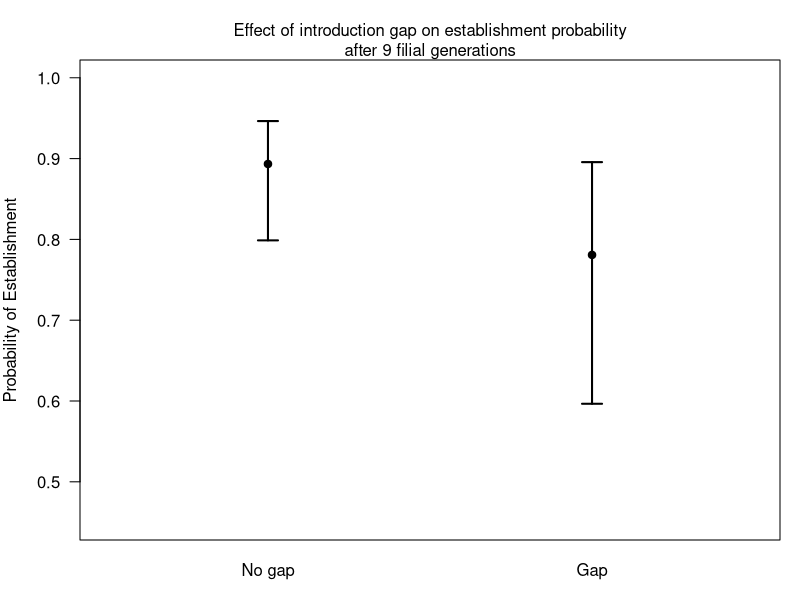

The R script that drew this image: (Note: this script raises an error after producing the figure.)
#### Title: Extinction probability analysis ####
###
### Author: Michael Koontz
### Email: mikoontz@gmail.com
###
### Date Created: 20150502
### Penultimate Updated: 20160124 (Changed frame of reference from extinction to establishment)
### Last Updated: 20161120
###
#### Purpose: Use tidy extinction data to assess the probability of extinction depending on different covariates. ####
###
### There are 5 different analysis presented here. 

### The first uses generation 9 (the end of the experiment) as the fixed point where we assess whether or not a population has established.

### The second analysis uses generation 6 as the fixed point where we assess whether or not a population has established. Generation 6 is after all introductions have completed, but before we see the rapid decline in population abundance that may indicate an additional biological process is at work.

### The third analysis uses all generations after introductions are complete (5 through 9) and includes a random effect of population ID to account for the repeated measures. This analysis was halted early on due to an inability to fit the models to the data.

### The fourth analysis uses generation 5 as the fixed point where we assess whether or not a population has established. Generation 5 is the first generation after all introductions have completed for all populations.

### The fifth analysis uses a relative timepoint to measure extant/extinct. Here, we assess establishment 5 generations after the final introduction event for each introduction regime. Since the 20x1 introduction regime took 1 generation to implement (new individuals to a patch in generation P), we look at generation 5 (F5) for establishment. Since the 4x5 introduction regime took 5 generations to implement (new individuals to a patch in generations P, F1, F2, F3, F4), we look at generation 9 (F9) for establishment. This analysis preempts the counterargument that the fewer, larger introductions had more time to go extinct, thus we see they have a lower estimated establishment probability at any given absolute time point.

#### Load libraries, read data, and set it up for analysis ####
# Clear environment if necessary
# rm(list=ls())

library(lme4)
library(lsmeans)
library(multcompView)
library(tidyr)

b <- read.csv("data/clean-establishment-data.csv")
b$number <- as.factor(b$number)
b$block <- as.factor(b$block)
b$gap <- as.factor(b$gap)


##### Analysis 1: Extant/extinct assessment at generation 9 #####

#### Analysis 1: Assessing effect of the introduction gap ####

# Subset data to represent the only blocks and introduction treatments that COULD have experienced introduction gaps
gap.potential <- subset(b, subset=(block!=3)&(number%in%c(2,4)))

# We use a simple random effects structure here, because there is far less data in this subsetted dataset. Use extant assessment at generation 10 (9 full censuses after initial introduction).
m1 <- glmer(extant_5_after ~ number*environment*gap + (1 | block), data=gap.potential, family=binomial, control=glmerControl(optimizer="bobyqa"))

# Update the model fit to remove the 3-way interaction
m2 <- update(m1, formula= .~. - number:environment:gap)

anova(m1,m2) # LRT suggests model with 3-way interaction is not more likely than model with additive effect of gap. Drop 3-way interaction with gap.

m3 <- update(m2, formula= .~. -gap:environment)

anova(m2, m3) # LRT suggests model with interaction between gap and environment is not more likely than model without, so we drop the gap:environment interaction.

m4 <- update(m3, formula= .~. -gap:number)

anova(m3, m4) # LRT suggests model with interaction between gap and propagule number is not more likely than model without, so we drop the gap:number interaction.

m5 <- update(m4, formula= .~. -gap)

anova(m4, m5) # LRT suggests that the model with an additive effect of gap is NOT more likely than the model without, so we drop the effect of gap. Note this is DIFFERENT than the analysis where extant/extinct is assessed relative to when introductions finish.

#--------------------
#### Analysis 1: Plot effect (if any) of introduction gap ####
# Quick plot to show marginal effect of introduction gap (very overlapping CIs when looking at generation 9)
#--------------------
# Recall that plogis() has the effect of being an inverse logit function and qlogis() has the effect of being a logit function.

ls <- summary(lsmeans::lsmeans(m4, pairwise ~ as.factor(gap), adjust="none")$lsmeans)

cont <- lsmeans::lsmeans(m4, pairwise ~ as.factor(gap), adjust="none")$contrasts
cont.mu <- plogis(summary(cont)$estimate)
cont.SE <- c(plogis(summary(cont)$estimate - summary(cont)$SE), plogis(summary(cont)$estimate + summary(cont)$SE))
cont.SE

mu <- plogis(ls$lsmean)
CI <- rbind(plogis(ls$asymp.LCL), plogis(ls$asymp.UCL))

# pdf("Clean Plots/introduction gap effect.pdf", height=3.75, width=3.75)
par(mar=c(3,4,3,1))
plot(x=c(1,2), y=mu, ylim=c(0.45, 1), xlim=c(0.5,2.5), las=1, pch=19, xaxt="n", xlab=NA, ylab="Probability of Establishment")
axis(side=1, at=c(1,2), labels=c("No gap", "Gap"), tick=FALSE)
arrows(x0=c(1,2), y0=CI[1,], y1=CI[2,], code=3, length=0.1, angle=90, lwd=2)
# dev.off()

mtext(side=3, text="Effect of introduction gap on establishment probability\nafter 9 filial generations")

#-----------------------
# No need to trim the data to exclude those populations that experienced an introduction gap.
#-----------------------

# Subset to remove populations with an introduction gap
b.trim <- b

#-------------------
#### Analysis 1: Determining the random effects structure ####
### Test whether there are interactions between the covariates and the random effect of block
#-------------------

# The 'keep it maximal' random effects structure; Possibly too many parameters to justify this approach.
m5a <- glmer(extant_5_after ~ number*environment + (number*environment | block), data=b.trim, family=binomial, control=glmerControl(optimizer="bobyqa"))

m5b <- update(m5a, formula= .~ number*environment + (number + environment | block))

anova(m5a, m5b) # Doesn't appear to be a three way interaction bw number, environment, and block.

m5c <- update(m5b, formula= . ~ number*environment + (number | block))

anova(m5b, m5c) # No interaction between block and environment

m5d <- update(m5c, formula= . ~ number*environment + (environment | block))

anova(m5c, m5d) # No interaction between block and number

# There appear to be no interactions between block and the fixed covariates, so we use a simple random intercept structure for the random effect of temporal block.

#----------------
#### Analysis 1: Influence of fixed effects ####
#----------------

# Use LRT tests to guide interpretation, but all fixed effects will remain in the model in the end
m6 <- glmer(extant_5_after ~ number*environment + (1 | block), data=b.trim, family=binomial, control=glmerControl(optimizer="bobyqa"))

m7 <- update(m6, formula= .~. - number:environment)

anova(m6, m7) # Doesn't appear to be an interaction between propagule number and environmental stability

m8 <- update(m7, formula= .~. -environment)

anova(m7, m8) # Environment doesn't seem to affect extinction probability

m9 <- update(m8, formula= .~. -number)

anova(m8, m9) # Propagule number seems to be very important for extinction probability

# The final model which includes all fixed effects and uses the trimmed dataset without populations that experienced a gap in the introduction period
final <- m6
#### Analysis 1: Interpretation and contrasts ####

results <- lsmeans::lsmeans(final, pairwise ~ number, adjust="none")
results
posthoc <- summary(results$lsmeans)

sig_letters <- lsmeans::cld(results, Letters = letters)$.group[order(cld(results)$number)]
xvals <- 1:length(posthoc$lsmean)
min_y <- min(plogis(posthoc$asymp.LCL))

plot(x = xvals, y=plogis(posthoc$lsmean), 
     ylim=c(min_y, 1.0), 
     xlim = range(xvals) + c(-0.5, 0.5), 
     las=1, 
     pch=19, 
     xaxt="n", 
     xlab="Introduction regime", 
     ylab="Establishment probability", 
     col=cols, 
     bty="L")

# cols <- c("dodgerblue", "brown1", "gold", "green")
cols <- "black"

axis(side=1, 
     at = xvals, 
     labels = c("20x1","10x2","5x4","4x5"), 
     tick = FALSE)

arrows(x0 = xvals, 
       y0 = plogis(posthoc$asymp.LCL), 
       y1 = plogis(posthoc$asymp.UCL), 
       code = 3, 
       length = 0.1, 
       angle = 90, 
       lwd = 2,
       col = cols)

text(x = 1:4, y = 1.02, labels = sig_letters)

mtext(side=3, 
      text="Effect of propagule number on extinction probability\nafter 9 filial generations", 
      line = 2)
#### Analysis 1: Effect of temporary extinctions ####

bb <- subset(b.trim, subset=number %in% c(2,4,5))
bb$temp <- ifelse(bb$temp.extinctions > 0, yes=TRUE, no=FALSE)
bb$temp <- as.factor(bb$temp)

(nrow(b.trim) - sum(b.trim$extant9)) / nrow(b.trim)
# Total extinct through 9 generations: 150/917 = 0.164
(nrow(b.trim) - sum(b.trim$extant_5_after)) / nrow(b.trim)
# Total extinct 5 generations after final intro: 108/917 = 0.1178

sum(b.trim$temp.extinctions > 0) / nrow(bb)
# Temporary extinction before new introduction: 115/677 = 0.1699
sum(b.trim$temp.extinctions > 1) / nrow(bb)
# Temporarily extinct twice before new introduction: 13/677 = 0.0192
sum(b.trim$temp.extinctions > 2) / nrow(bb)
# Temporarily extinct thrice before new introduction: 1/677 = 0.00148

# Proportion extant at end of experiment
aggregate(extant_5_after ~ temp + number, FUN=mean, data=bb) 
aggregate(loss ~ number, FUN=mean, data=bb)
aggregate(temp.extinctions ~ number, FUN=sum, data=bb)

tempA <- glmer(extant9 ~ number*environment + temp + (1 | block), data=bb, family=binomial, control=glmerControl(optimizer="bobyqa"))

reducedModel <- glmer(extant9 ~ number*environment + (1 | block), data=bb, family=binomial, control=glmerControl(optimizer="bobyqa"))

anova(tempA, reducedModel) # Significant effect of temporary extinction versus not

lossA <- glmer(extant9 ~ number*environment + loss + (1 | block), data=bb, family=binomial, control=glmerControl(optimizer="bobyqa"))

anova(lossA, reducedModel) # Significant effect of AMOUNT of loss. More genetic inputs lost meant a higher extinction probability
summary(lossA) # One more potential beetle lost means a decrease in 0.11 log odds of establishment.
# plogis(0.92) # Mean probability of establishment
# plogis(0.92 - 0.11) # Approximate probability of establishment with 1 fewer individual
# plogis(0.92 - .11*5) # Approximate probability of establishment with 5 fewer individuals



##### Analysis 2: Extant/extinct assessment at generation 6 #####

#### Analysis 2: Assessing effect of the introduction gap ####
# Subset data to represent the only blocks and introduction treatments that COULD have experienced introduction gaps
gap.potential <- subset(b, subset=(block!=3)&(number%in%c(2,4)))

# We use a simple random effects structure here, because there is far less data in this subsetted dataset. Use extant assessment at generation 6.
m1 <- glmer(extant6 ~ number*environment*gap + (1 | block), data=gap.potential, family=binomial, control=glmerControl(optimizer="bobyqa"))
# Model fails to converge...

# Update the model fit to remove the 3-way interaction
m2 <- update(m1, formula= .~. - number:environment:gap)
# This model is nearly unidentifiable.

anova(m1,m2) # LRT suggests model with 3-way interaction is not more likely than model with additive effect of gap. Drop 3-way interaction with gap. Also, the previous model failed to converge so really we'll "start" with the model that doesn't have the 3-way interaction

m3 <- update(m2, formula= .~. -gap:environment)

anova(m2, m3) # LRT suggests model with interaction between gap and environment is not more likely than model without, so we drop the gap:environment interaction. Also, m2 and m3 didn't fit without a Warning about degenerate Hessians.

m4 <- update(m3, formula= .~. -gap:number) # This is the first model that fits without throwing a Warning message. Let's use this as the fullest model.

anova(m3, m4) # LRT suggests model with interaction between gap and propagule number IS more likely than the model without, so we have to deal with this.

#--------------------
#### Analysis 2: Plot effect (if any) of introduction gap ####
# Quick plot to show marginal effect of introduction gap (very overlapping CIs when looking at generation 9)
#--------------------
# Recall that plogis() has the effect of being an inverse logit function and qlogis() has the effect of being a logit function.

ls <- summary(lsmeans::lsmeans(m4, pairwise ~ as.factor(gap) + number, adjust="none")$lsmeans)

cont <- lsmeans::lsmeans(m4, pairwise ~ as.factor(gap) + number, adjust="none")$contrasts
cont.mu <- plogis(summary(cont)$estimate)
cont.SE <- c(plogis(summary(cont)$estimate - summary(cont)$SE), plogis(summary(cont)$estimate + summary(cont)$SE))
cont.SE

mu <- plogis(ls$lsmean)
CI <- rbind(plogis(ls$asymp.LCL), plogis(ls$asymp.UCL))

# pdf("Clean Plots/introduction gap effect.pdf", height=3.75, width=3.75)
par(mar=c(5,4,2,1))
plot(x=1:4, y=mu, ylim=c(0.45, 1), xlim=c(0.5,4.5), las=1, pch=19, xaxt="n", xlab=NA, ylab="Probability of Establishment")
axis(side=1, at=1:4, labels=rep(c("No gap", "Gap"), times = 2), tick=FALSE)
mtext(side = 1, at = c(1.5, 3.5), text = c("10x2", "5x4"), line = 3)

arrows(x0=1:4, y0=CI[1,], y1=CI[2,], code=3, length=0.1, angle=90, lwd=2)
# dev.off()

mtext(side=3, text="Effect of introduction gap on establishment probability\nafter 6 generations")

#-----------------------
# We need to trim the data to exclude those populations that experienced an introduction gap.
#-----------------------

# Subset to remove populations with an introduction gap
b.trim <- b[b$gap == "FALSE", ]
# dim(b.trim) # 842 populations didn't experience an introduction gap.

#-------------------
#### Analysis 2: Determining the random effects structure ####
# Test whether there are interactions between the covariates and the random effect of block
#-------------------

# The 'keep it maximal' random effects structure; Possibly too many parameters to justify this approach.
m5a <- glmer(extant6 ~ number*environment + (number*environment | block), data=b.trim, family=binomial, control=glmerControl(optimizer="bobyqa"))

m5b <- update(m5a, formula= .~ number*environment + (number + environment | block)) # This is the most complicated random effects structure we can fit.

anova(m5a, m5b) # Doesn't appear to be a three way interaction bw number, environment, and block based on LRT, but we had trouble fitting the m5a model.

m5c <- update(m5b, formula= . ~ number*environment + (number | block))

anova(m5b, m5c) # No interaction between block and environment

m5d <- update(m5c, formula= . ~ number*environment + (environment | block))

anova(m5c, m5d) # No interaction between block and number

# There appear to be no interactions between block and the fixed covariates, so we use a simple random intercept structure for the random effect of temporal block.

#----------------
#### Analysis 2: Influence of fixed effects ####

# Use LRT tests to guide interpretation, but all fixed effects will remain in the model in the end
m6 <- glmer(extant6 ~ number + environment + number:environment + (1 | block), data=b.trim, family=binomial, control=glmerControl(optimizer="bobyqa"))

m7 <- update(m6, formula= .~. - number:environment)

anova(m6, m7) # Doesn't appear to be an interaction between propagule number and environmental stability

m8 <- update(m7, formula= .~. -environment)

anova(m7, m8) # Environment doesn't seem to affect extinction probability

m9 <- update(m8, formula= .~. -number)

anova(m8, m9) # Propagule number seems to be very important for extinction probability

# The final model which includes all fixed effects and uses the trimmed dataset without populations that experienced a gap in the introduction period
final <- m6
#### Analysis 2: Interpretation and contrasts ####

results <- lsmeans::lsmeans(final, pairwise ~ number, adjust="none")
results
posthoc <- summary(results$lsmeans)

sig_letters <- lsmeans::cld(results, Letters = letters)$.group[order(cld(results)$number)]
xvals <- 1:length(posthoc$lsmean)

plot(x = xvals, y=plogis(posthoc$lsmean), 
     ylim=c(0.7, 1.0), 
     xlim = range(xvals) + c(-0.5, 0.5), 
     las=1, 
     pch=19, 
     xaxt="n", 
     xlab="Introduction regime", 
     ylab="Establishment probability", 
     col=cols, 
     bty="L")

# cols <- c("dodgerblue", "brown1", "gold", "green")
cols <- "black"

axis(side=1, 
     at = xvals, 
     labels = c("20x1","10x2","5x4","4x5"), 
     tick = FALSE)

arrows(x0 = xvals, 
       y0 = plogis(posthoc$asymp.LCL), 
       y1 = plogis(posthoc$asymp.UCL), 
       code = 3, 
       length = 0.1, 
       angle = 90, 
       lwd = 2,
       col = cols)

text(x = 1:4, y = 1.02, labels = sig_letters)

mtext(side=3, 
      text="Effect of propagule number on extinction probability\nafter 6 generations", 
      line = 2)

##### Analysis 3: Extant/extinct assessment at each generation, include generation as a fixed effect, population ID as random effect #####

#### Analysis 3: Assessing effect of the introduction gap ####
bb <- subset(b, select = c("ID", "block", "number", "environment", "gap", paste0("extant", 1:9)))

# Gather the extant/extinct assessments currently in short form across columns into a 2-column pair of keys and values.
long_b <- gather(bb, key = generation, value = extant, -c(ID, block, number, environment, gap))
# Convert the gathered "generation" column to a numeric value representing which filial generation the row refers to
long_b$generation <- as.numeric(substr(long_b$generation, start = 7, stop = nchar(long_b$generation)))

# We are only interested in generations 5 through 9, which represent time points with all introductions completed
long_b <- subset(long_b, generation >= 5)

gap.potential <- subset(long_b, subset=(block!=3)&(number%in%c(2,4)))

str(gap.potential)
fm1 <- glmer(extant ~ number * environment * generation + gap + (1 | ID) + (1 | block), data = gap.potential, family = "binomial", control=glmerControl(optimizer="bobyqa"))

fm2 <- update(fm1, . ~ . - gap)
anova(fm1, fm2) # Looks like model with gap is more likely than the model without, so we'll drop those populations that experienced an introduction gap.

b_trim <- long_b[long_b$gap == "FALSE", ]
#### Analysis 3: Determining the random effects structure ####
# Even the simplest possible model that we'd be interested in won't fit using this framework. Let's abandon it in favor of fitting models for each generation that we care about.
fm1 <- glmer(extant ~ number * environment + generation + (1 | ID) + (1 | block), data = b_trim, family = "binomial", control=glmerControl(optimizer="bobyqa"))

# What about ensuring ID is a factor?
b_trim$ID <- as.factor(b_trim$ID)
fm2 <- glmer(extant ~ number * environment + generation + (1 | ID) + (1 | block), data = b_trim, family = "binomial", control=glmerControl(optimizer="bobyqa"))
#No convergence.

# What about making generation a factor?
fm3 <- glmer(extant ~ number * environment + as.factor(generation) + (1 | ID) + (1 | block), data = b_trim, family = "binomial", control=glmerControl(optimizer="bobyqa"))
# Still no convergence.

# What kind of variation is in the data?
aggregate(extant ~ number + environment + generation, FUN = mean, data = b_trim)
# Some, but not a lot when broken down by generation like this. Perhaps that's why the model won't converge?

##### Analysis 4: Extant/extinct assessment at generation 5 #####
## This analysis may not prove useful, as no populations in the 4x5 introduction regime went extinct by this time.
#### Analysis 4: Assessing effect of the introduction gap ####
# Subset data to represent the only blocks and introduction treatments that COULD have experienced introduction gaps
gap.potential <- subset(b, subset=(block!=3)&(number%in%c(2,4)))

# We use a simple random effects structure here, because there is far less data in this subsetted dataset. Use extant assessment at generation 10 (9 full censuses after initial introduction).
m1 <- glmer(extant5 ~ number*environment*gap + (1 | block), data=gap.potential, family=binomial, control=glmerControl(optimizer="bobyqa"))

# Update the model fit to remove the 3-way interaction
m2 <- update(m1, formula= .~. - number:environment:gap)

anova(m1,m2) # LRT suggests model with 3-way interaction is not more likely than model with additive effect of gap. Also, model with 3-way interaction failed to converge. Drop 3-way interaction with gap.

m3 <- update(m2, formula= .~. -gap:environment)

anova(m2, m3) # LRT suggests model with interaction between gap and environment is not more likely than model without, so we drop the gap:environment interaction.

m4 <- update(m3, formula= .~. -gap:number)

anova(m3, m4) # LRT suggests model with interaction between gap and propagule number is not more likely than model without, so we drop the gap:number interaction.

m5 <- update(m4, formula= .~. -gap)

anova(m4, m5) # LRT suggests that the model with an additive effect of gap is NOT more likely than the model without, so we drop the effect of gap.
#### Analysis 4: Plot effect (if any) of introduction gap ####
# Quick plot to show marginal effect of introduction gap (very overlapping CIs when looking at generation 9)
#--------------------
# Recall that plogis() has the effect of being an inverse logit function and qlogis() has the effect of being a logit function.

ls <- summary(lsmeans::lsmeans(m4, pairwise ~ as.factor(gap), adjust="none")$lsmeans)

cont <- lsmeans::lsmeans(m4, pairwise ~ as.factor(gap), adjust="none")$contrasts
cont.mu <- plogis(summary(cont)$estimate)
cont.SE <- c(plogis(summary(cont)$estimate - summary(cont)$SE), plogis(summary(cont)$estimate + summary(cont)$SE))
cont.SE

mu <- plogis(ls$lsmean)
CI <- rbind(plogis(ls$asymp.LCL), plogis(ls$asymp.UCL))

# pdf("Clean Plots/introduction gap effect.pdf", height=3.75, width=3.75)
par(mar=c(5,4,2,1))
plot(x=1:2, y=mu, ylim=c(0.45, 1), xlim=c(0.5,2.5), las=1, pch=19, xaxt="n", xlab=NA, ylab="Probability of Establishment")
axis(side=1, at=1:4, labels=rep(c("No gap", "Gap"), times = 2), tick=FALSE)

arrows(x0=1:4, y0=CI[1,], y1=CI[2,], code=3, length=0.1, angle=90, lwd=2)
# dev.off()

mtext(side=3, text="Effect of introduction gap on establishment probability\nafter 5 generations")

#-----------------------
# No need to trim the data to exclude those populations that experienced an introduction gap.
#-----------------------

# Subset to remove populations with an introduction gap
b.trim <- b
#### Analysis 4: Determining the random effects structure ####
# Test whether there are interactions between the covariates and the random effect of block
#-------------------

# The 'keep it maximal' random effects structure; Possibly too many parameters to justify this approach.
m5a <- glmer(extant5 ~ number*environment + (number*environment | block), data=b.trim, family=binomial, control=glmerControl(optimizer="bobyqa")) # This model doesn't converge

m5b <- update(m5a, formula= .~ number*environment + (number + environment | block)) # This model doesn't converge

anova(m5a, m5b) # Doesn't appear to be a three way interaction bw number, environment, and block based on LRT, but we had trouble fitting the m5a model.

m5c <- update(m5b, formula= . ~ number*environment + (number | block)) # This model doesn't converge

anova(m5b, m5c) # No interaction between block and environment

m5d <- update(m5c, formula= . ~ number*environment + (environment | block)) # This is the most complicated random effects structure whose model converges

anova(m5c, m5d) # No interaction between block and number
# There appear to be no interactions between block and the fixed covariates, so we use a simple random intercept structure for the random effect of temporal block.
# m6 <- update(m5d, formula = . ~ number * environment + (1 | block))
#### Analysis 4: Influence of fixed effects ####
# Use LRT tests to guide interpretation, but all fixed effects will remain in the model in the end
m6 <- glmer(extant5 ~ number + environment + number:environment + (1 | block), data=b.trim, family=binomial, control=glmerControl(optimizer="bobyqa")) # Model fails to converge. Problem is that the 4x5 introduction regime has NO extinctions yet at generation 5

m7 <- update(m6, formula= .~. - number:environment) # Model fails to converge

anova(m6, m7) # Doesn't appear to be an interaction between propagule number and environmental stability

m8 <- update(m7, formula= .~. -environment) # This model does converge

anova(m7, m8) # Environment doesn't seem to affect extinction probability

m9 <- update(m8, formula= .~. -number) # This model also converges

anova(m8, m9) # Propagule number seems to be very important for extinction probability

# The final model which includes all fixed effects and uses the trimmed dataset without populations that experienced a gap in the introduction period. Note though that this model didn't converge.

final <- m6
#### Analysis 4: Interpretation and contrasts ####

results <- lsmeans::lsmeans(final, pairwise ~ number, adjust="none")
results
posthoc <- summary(results$lsmeans)

sig_letters <- lsmeans::cld(results, Letters = letters)$.group[order(cld(results)$number)]
xvals <- 1:length(posthoc$lsmean)
min_y <- min(plogis(posthoc$asymp.LCL))

plot(x = xvals, y=plogis(posthoc$lsmean), 
     ylim=c(min_y, 1.0), 
     xlim = range(xvals) + c(-0.5, 0.5), 
     las=1, 
     pch=19, 
     xaxt="n", 
     xlab="Introduction regime", 
     ylab="Establishment probability", 
     col=cols, 
     bty="L")

# cols <- c("dodgerblue", "brown1", "gold", "green")
cols <- "black"

axis(side=1, 
     at = xvals, 
     labels = c("20x1","10x2","5x4","4x5"), 
     tick = FALSE)

arrows(x0 = xvals, 
       y0 = plogis(posthoc$asymp.LCL), 
       y1 = plogis(posthoc$asymp.UCL), 
       code = 3, 
       length = 0.1, 
       angle = 90, 
       lwd = 2,
       col = cols)

text(x = 1:4, y = 1.02, labels = sig_letters)

mtext(side=3, 
      text="Effect of propagule number on extinction probability\nafter 5 filial generations", 
      line = 2)

##### Analysis 5: Extant/extinct assessment 5 generations after final introduction event #####

#### Analysis 5: Assessing effect of the introduction gap ####

# Subset data to represent the only blocks and introduction treatments that COULD have experienced introduction gaps
gap.potential <- subset(b, subset=(block!=3)&(number%in%c(2,4)))

# We use a simple random effects structure here, because there is far less data in this subsetted dataset. Use extant assessment at generation 10 (9 full censuses after initial introduction).

m1 <- glmer(extant_5_after ~ number*environment*gap + (1 | block), data=gap.potential, family=binomial, control=glmerControl(optimizer="bobyqa"))

# Update the model fit to remove the 3-way interaction
m2 <- update(m1, formula= .~. - number:environment:gap)

anova(m1,m2) # LRT suggests model with 3-way interaction is not more likely than model with additive effect of gap. Drop 3-way interaction with gap.

m3 <- update(m2, formula= .~. -gap:environment)

anova(m2, m3) # LRT suggests model with interaction between gap and environment is not more likely than model without, so we drop the gap:environment interaction.

m4 <- update(m3, formula= .~. -gap:number)

anova(m3, m4) # LRT suggests model with interaction between gap and propagule number is not more likely than model without, so we drop the gap:number interaction.

m5 <- update(m4, formula= .~. -gap)

anova(m4, m5) # LRT suggests that the model with an additive effect of gap IS more likely than model without, so we deal with this by removing populations that experienced an introduction gap.

#--------------------
#### Analysis 5: Plot effect (if any) of introduction gap ####
# Quick plot to show marginal effect of introduction gap (very overlapping CIs when looking at generation 9)
#--------------------
# Recall that plogis() has the effect of being an inverse logit function and qlogis() has the effect of being a logit function.

ls <- summary(lsmeans::lsmeans(m4, pairwise ~ as.factor(gap), adjust="none")$lsmeans)

cont <- lsmeans::lsmeans(m4, pairwise ~ as.factor(gap), adjust="none")$contrasts
cont.mu <- plogis(summary(cont)$estimate)
cont.SE <- c(plogis(summary(cont)$estimate - summary(cont)$SE), plogis(summary(cont)$estimate + summary(cont)$SE))
cont.SE

mu <- plogis(ls$lsmean)
CI <- rbind(plogis(ls$asymp.LCL), plogis(ls$asymp.UCL))

# pdf("Clean Plots/introduction gap effect.pdf", height=3.75, width=3.75)
par(mar=c(3,4,3,1))
plot(x=c(1,2), y=mu, ylim=c(0.45, 1), xlim=c(0.5,2.5), las=1, pch=19, xaxt="n", xlab=NA, ylab="Probability of Establishment")
axis(side=1, at=c(1,2), labels=c("No gap", "Gap"), tick=FALSE)
arrows(x0=c(1,2), y0=CI[1,], y1=CI[2,], code=3, length=0.1, angle=90, lwd=2)
# dev.off()

mtext(side=3, text="Effect of introduction gap on establishment probability\n5 generations after the final introductione event")

### Introduction gap significantly decreases the probability of establishment.

#-----------------------
# We need to trim the data to exclude those populations that experienced an introduction gap.
#-----------------------

# Subset to remove populations with an introduction gap
b.trim <- b[b$gap == "FALSE", ]

#-------------------
#### Analysis 5: Determining the random effects structure ####
### Test whether there are interactions between the covariates and the random effect of block
#-------------------

# The 'keep it maximal' random effects structure; Possibly too many parameters to justify this approach.
m5a <- glmer(extant_5_after ~ number*environment + (number*environment | block), data=b.trim, family=binomial, control=glmerControl(optimizer="bobyqa")) # as we might expect, the model doesn't fit.

m5b <- update(m5a, formula= .~ number*environment + (number + environment | block)) # This one does converge and has the most complex random effects structure we could use.

anova(m5a, m5b) # Doesn't appear to be a three way interaction bw number, environment, and block.

m5c <- update(m5b, formula= . ~ number*environment + (number | block))

anova(m5b, m5c) # No interaction between block and environment

m5d <- update(m5c, formula= . ~ number*environment + (environment | block))

anova(m5c, m5d) # No interaction between block and number

# There appear to be no interactions between block and the fixed covariates, so we use a simple random intercept structure for the random effect of temporal block.
#----------------
#### Analysis 5: Influence of fixed effects ####
#----------------

# Use LRT tests to guide interpretation, but all fixed effects will remain in the model in the end
m6 <- glmer(extant_5_after ~ number*environment + (1 | block), data=b.trim, family=binomial, control=glmerControl(optimizer="bobyqa"))

m7 <- update(m6, formula= .~. - number:environment)

anova(m6, m7) # Doesn't appear to be an interaction between propagule number and environmental stability

m8 <- update(m7, formula= .~. -environment)

anova(m7, m8) # Environment doesn't seem to affect extinction probability

m9 <- update(m8, formula= .~. -number)

anova(m8, m9) # Propagule number seems to be very important for extinction probability

# The final model which includes all fixed effects and uses the trimmed dataset without populations that experienced a gap in the introduction period
final <- m6
#### Analysis 5: Interpretation and contrasts ####

results <- lsmeans::lsmeans(final, pairwise ~ number, adjust="none")
results
posthoc <- summary(results$lsmeans)

sig_letters <- lsmeans::cld(results, Letters = letters)$.group[order(cld(results)$number)]
xvals <- 1:length(posthoc$lsmean)
min_y <- min(plogis(posthoc$asymp.LCL))

plot(x = xvals, y=plogis(posthoc$lsmean), 
     ylim=c(min_y, 1.0), 
     xlim = range(xvals) + c(-0.5, 0.5), 
     las=1, 
     pch=19, 
     xaxt="n", 
     xlab="Introduction regime", 
     ylab="Establishment probability", 
     col=cols, 
     bty="L")

# cols <- c("dodgerblue", "brown1", "gold", "green")
cols <- "black"

axis(side=1, 
     at = xvals, 
     labels = c("20x1","10x2","5x4","4x5"), 
     tick = FALSE)

arrows(x0 = xvals, 
       y0 = plogis(posthoc$asymp.LCL), 
       y1 = plogis(posthoc$asymp.UCL), 
       code = 3, 
       length = 0.1, 
       angle = 90, 
       lwd = 2,
       col = cols)

text(x = 1:4, y = 1.02, labels = sig_letters)

mtext(side=3, 
      text="Effect of propagule number on extinction probability\nafter 9 filial generations", 
      line = 2)
#### Analysis 5: Effect of temporary extinctions ####

bb <- subset(b.trim, subset=number %in% c(2,4,5))
bb$temp <- ifelse(bb$temp.extinctions > 0, yes=TRUE, no=FALSE)
bb$temp <- as.factor(bb$temp)

# Note for all summaries of 5 generations after last intro event, the gap populations have been removed from the dataset
(nrow(b.trim) - sum(b.trim$extant9) ) / nrow(b.trim)
# Total extinct through 9 generations: 130/842 = 0.154 
(nrow(b.trim) - sum(b.trim$extant_5_after)) / nrow(b.trim)
# Total extinct 5 generations after final intro: 90/842 = 0.107

sum(b.trim$temp.extinctions > 0) / nrow(bb)
# Temporary extinction before new introduction: 104/602 = 0.1699
sum(b.trim$temp.extinctions > 1) / nrow(bb)
# Temporarily extinct twice before new introduction: 12/602 = 0.0199
sum(b.trim$temp.extinctions > 2) / nrow(bb)
# Temporarily extinct thrice before new introduction: 1/602 = 0.00148

dim(bb)

# Proportion extant at end of experiment
aggregate(extant_5_after ~ temp + number, FUN=mean, data=bb) 
aggregate(loss ~ number, FUN=mean, data=bb)
aggregate(temp.extinctions ~ number, FUN=sum, data=bb)

tempA <- glmer(extant_5_after ~ number*environment + temp + (1 | block), data=bb, family=binomial, control=glmerControl(optimizer="bobyqa"))

reducedModel <- glmer(extant_5_after ~ number*environment + (1 | block), data=bb, family=binomial, control=glmerControl(optimizer="bobyqa"))

anova(tempA, reducedModel)
# No significant effect of temporary extinction versus not

lossA <- glmer(extant_5_after ~ number*environment + loss + (1 | block), data=bb, family=binomial, control=glmerControl(optimizer="bobyqa"))

anova(lossA, reducedModel)
# No significant effect of AMOUNT of loss. Check this against the amount of loss at different time points (up to generation 6, for instance)


#### Plots with simulation results ####
# simResults <- read.csv("Clean-Analyses/simulations/establishment_abundance_table_5_50.csv")
# 
# extant <- simResults[, 1]
# 
# pdf("/Users/mikoontz/Documents/Research/Tribolium/Demography/Clean-Plots/modeled-establishment-probability-with-simulations-dot-whisker.pdf", height=3.75, width=3.75)
# 
# par(mar=c(3,4,2,1), xpd=NA, oma=c(2,0,0,0))
# plot(x=1:4, y=plogis(posthoc$lsmean), ylim=c(0.7, 1.0), xlim=c(0.5,4.5), las=1, pch=19, xaxt="n", xlab=NA, ylab="Establishment probability", col=cols, bty="L")
# axis(side=1, at=1:4, labels=c("20x1", "10x2", "5x4", "4x5"), tick=FALSE)
# arrows(x0=1:4, y0=plogis(posthoc$asymp.LCL), y1=plogis(posthoc$asymp.UCL), code=3, length=0.05, angle=90, lwd=2, col=cols)
# text(x=1:4, y=plogis(posthoc$asymp.UCL)+0.02, labels=c("a", "b", "c", "c"), cex=0.5)
# 
# segments(x0=(1:4)-0.3, x1=(1:4)+0.3, y0=extant, lwd=4)
# mtext(side=1, text="Introduction regime", line=3)
# 
# dev.off()
